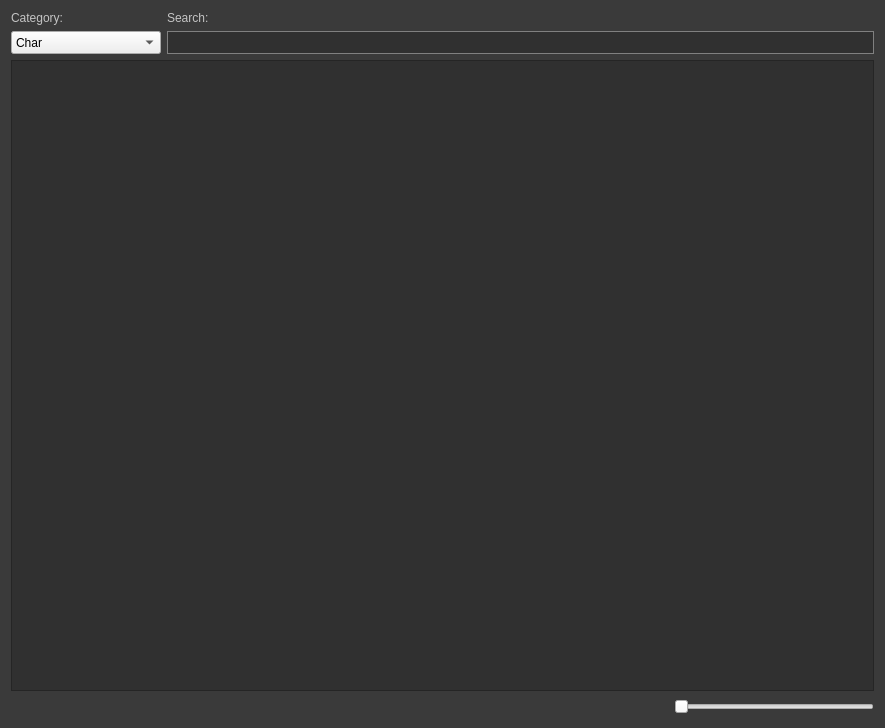
<?xml version="1.0" encoding="UTF-8"?>
<ui version="4.0">
 <class>AssetsLib</class>
 <widget class="QDialog" name="AssetsLib">
  <property name="geometry">
   <rect>
    <x>0</x>
    <y>0</y>
    <width>885</width>
    <height>728</height>
   </rect>
  </property>
  <property name="windowTitle">
   <string>AssetsLib</string>
  </property>
  <property name="styleSheet">
   <string notr="true">QDialog{
background:rgb(58,58,58);
}

QLabel{
color:rgb(196,196,196);
}

QListWidget{
background:rgb(48,48,48);
}

QPushButton{
background:qlineargradient(spread:pad, x1:1, y1:1, x2:1, y2:0, stop:0 rgba(60,60, 60, 255), stop:1 rgba(85, 85, 85, 255));
border:1px solid black;
color:rgb(196,196,196);
}

QPushButton:hover{
background:qlineargradient(spread:pad, x1:1, y1:1, x2:1, y2:0, stop:0 rgba(68,68, 68, 255), stop:1 rgba(93, 93, 93, 255));
border:1px solid black;
color:rgb(196,196,196);
}

QPushButton:pressed{
background:rgb(185,134,32);
border:1px solid black;
color:rgb(196,196,196);
}

QLineEdit{
background:rgb(48,48,48);
color:rgb(196,196,196);
border:1px solid gray;
}


QListWidget:item{
color:rgb(196,196,196);
}
QListWidget{
alternate-background-color:rgb(30,30,30);
}

</string>
  </property>
  <layout class="QVBoxLayout" name="vLayoutMain">
   <item>
    <layout class="QHBoxLayout" name="hLayout_top">
     <item>
      <layout class="QVBoxLayout" name="vLayout_category">
       <item>
        <widget class="QLabel" name="lb_category">
         <property name="text">
          <string>Category:</string>
         </property>
        </widget>
       </item>
       <item>
        <widget class="QComboBox" name="cbox_category">
         <property name="minimumSize">
          <size>
           <width>150</width>
           <height>23</height>
          </size>
         </property>
         <item>
          <property name="text">
           <string>Char</string>
          </property>
         </item>
         <item>
          <property name="text">
           <string>Env</string>
          </property>
         </item>
         <item>
          <property name="text">
           <string>Fx</string>
          </property>
         </item>
         <item>
          <property name="text">
           <string>Props</string>
          </property>
         </item>
        </widget>
       </item>
      </layout>
     </item>
     <item>
      <layout class="QVBoxLayout" name="vLayout_search">
       <item>
        <widget class="QLabel" name="lb_search">
         <property name="text">
          <string>Search:</string>
         </property>
        </widget>
       </item>
       <item>
        <widget class="QLineEdit" name="le_search">
         <property name="minimumSize">
          <size>
           <width>0</width>
           <height>23</height>
          </size>
         </property>
        </widget>
       </item>
      </layout>
     </item>
    </layout>
   </item>
   <item>
    <widget class="QListWidget" name="listWidget_lib">
     <property name="verticalScrollMode">
      <enum>QAbstractItemView::ScrollPerPixel</enum>
     </property>
     <property name="horizontalScrollMode">
      <enum>QAbstractItemView::ScrollPerPixel</enum>
     </property>
     <property name="movement">
      <enum>QListView::Static</enum>
     </property>
     <property name="flow">
      <enum>QListView::LeftToRight</enum>
     </property>
     <property name="isWrapping" stdset="0">
      <bool>true</bool>
     </property>
     <property name="resizeMode">
      <enum>QListView::Adjust</enum>
     </property>
     <property name="layoutMode">
      <enum>QListView::Batched</enum>
     </property>
     <property name="spacing">
      <number>23</number>
     </property>
     <property name="viewMode">
      <enum>QListView::ListMode</enum>
     </property>
     <property name="modelColumn">
      <number>0</number>
     </property>
     <property name="uniformItemSizes">
      <bool>false</bool>
     </property>
     <property name="wordWrap">
      <bool>false</bool>
     </property>
    </widget>
   </item>
   <item>
    <layout class="QHBoxLayout" name="horizontalLayout">
     <item>
      <spacer name="horizontalSpacer">
       <property name="orientation">
        <enum>Qt::Horizontal</enum>
       </property>
       <property name="sizeHint" stdset="0">
        <size>
         <width>40</width>
         <height>20</height>
        </size>
       </property>
      </spacer>
     </item>
     <item>
      <widget class="QSlider" name="hSlider_zoom">
       <property name="maximumSize">
        <size>
         <width>200</width>
         <height>16777215</height>
        </size>
       </property>
       <property name="minimum">
        <number>50</number>
       </property>
       <property name="maximum">
        <number>400</number>
       </property>
       <property name="orientation">
        <enum>Qt::Horizontal</enum>
       </property>
      </widget>
     </item>
    </layout>
   </item>
  </layout>
 </widget>
 <resources/>
 <connections/>
</ui>
